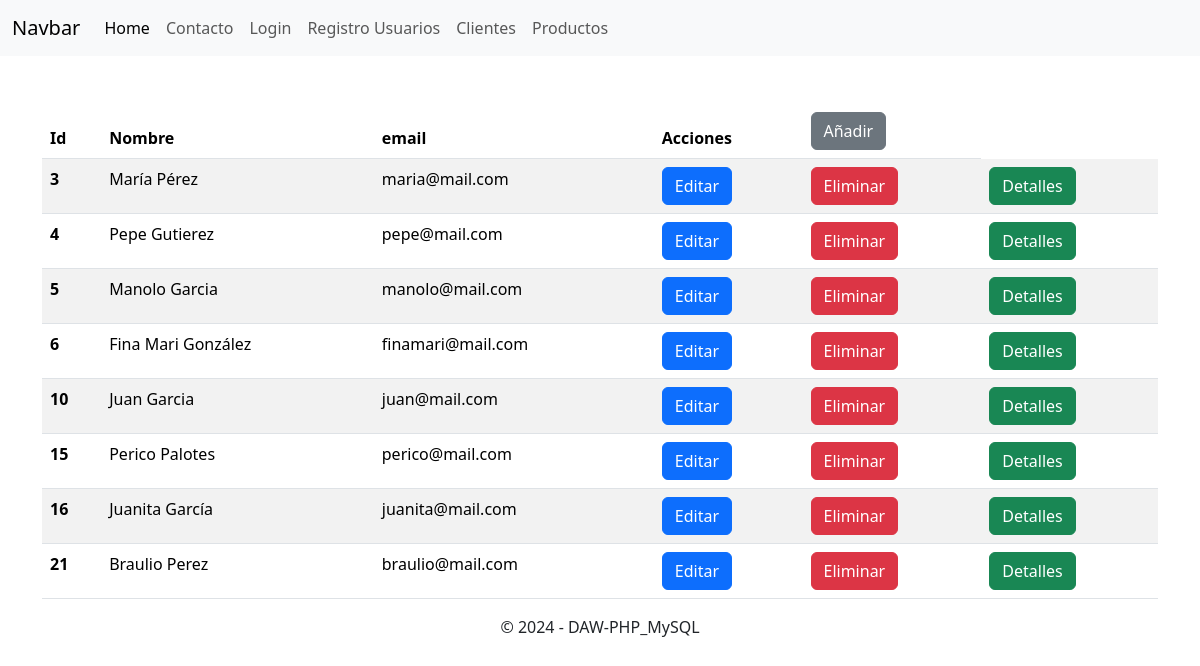
Screenshot of /20240527_web/listadoclientes.php with the database file from the repository.
### tables this page shows
CREATE TABLE `usuarios` (
  `id` int(11) NOT NULL,
  `email` varchar(250) NOT NULL,
  `password` varchar(250) NOT NULL,
  `nombreapellidos` varchar(250) NOT NULL,
  `direccion` varchar(250) NOT NULL,
  `ciudad` varchar(250) NOT NULL,
  `provincia` varchar(250) NOT NULL,
  `pais` varchar(250) NOT NULL,
  `tipousuario` tinyint(4) NOT NULL
);

### 20240527_web/listadoclientes.php (the view, shortened to what this page needs)
<?php
include_once 'conexion.php';
$sqlConsulta = "SELECT id, email, nombreapellidos, direccion, ciudad, provincia, pais FROM usuarios WHERE tipousuario=3";
$sentenciaSelect = $mbd->prepare($sqlConsulta);
$sentenciaSelect->execute();
$resultado = $sentenciaSelect->fetchAll();
?>
<div class="container col-12 mt-5">
    <div class="row">
        <div class="col-md-12 d-flex justify-content-center">
            <table class="table table-striped">
                <thead>
                    <tr>
                        <th scope="col">Id</th>
                        <th scope="col">Nombre</th>
                        <th scope="col">email</th>
                        <th scope="col">Acciones</th>
                        <th>
                            <button class="btn btn-secondary" onclick="addCliente()">Añadir</button>
                        </th>
                    </tr>
                </thead>
                <tbody>
                    <?php foreach($resultado as $dato): ?>
                        <tr>
                            <th scope="row"><?php echo $dato['id'] ?></th>
                            <td><?php echo  $dato['nombreapellidos']; ?></td>
                            <td><?php echo  $dato['email']; ?></td>
                            <td>
                                <button class="btn btn-primary btn-edit" onclick="editCliente('<?php echo $dato['id'] ?>','<?php echo  $dato['nombreapellidos']; ?>','<?php echo  $dato['email']; ?>','<?php echo  $dato['direccion']; ?>','<?php echo  $dato['ciudad']; ?>','<?php echo  $dato['provincia']; ?>','<?php echo  $dato['pais']; ?>')">Editar</button>
                            </td>
                            <td>
                                <button onclick="deleteCliente('<?php echo $dato['id'] ?>')" class="btn btn-danger btn-delete">Eliminar</button>
                            </td>
                            <td>
                                <button class="btn btn-success" onclick="detalleCliente('<?php echo  $dato['direccion']; ?>','<?php echo  $dato['ciudad']; ?>','<?php echo  $dato['provincia']; ?>','<?php echo  $dato['pais']; ?>')">Detalles</button>
                            </td>
                        </tr>
                    <?php endforeach ?>
                </tbody>
            </table>
        </div>
    </div>
</div>

### 20240527_web/css/sign-in.css (style rules this page uses)
html, body { height: 100%; }

### rows the page displays
usuarios: id "3", nombreapellidos "María Pérez", email "maria@mail.com"
usuarios: id "4", nombreapellidos "Pepe Gutierez", email "pepe@mail.com"
usuarios: id "5", nombreapellidos "Manolo Garcia", email "manolo@mail.com"
usuarios: id "6", nombreapellidos "Fina Mari González", email "finamari@mail.com"
usuarios: id "10", nombreapellidos "Juan Garcia", email "juan@mail.com"
usuarios: id "15", nombreapellidos "Perico Palotes", email "perico@mail.com"
usuarios: id "16", nombreapellidos "Juanita García", email "juanita@mail.com"
usuarios: id "21", nombreapellidos "Braulio Perez", email "braulio@mail.com"
